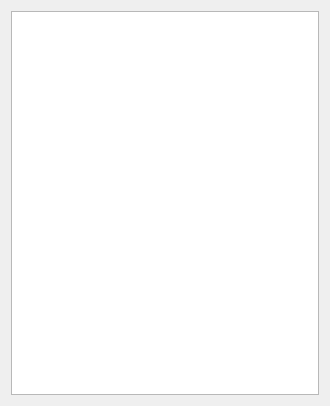
<?xml version="1.0" encoding="UTF-8"?>
<ui version="4.0">
 <class>DialogGenesListView</class>
 <widget class="QDialog" name="DialogGenesListView">
  <property name="geometry">
   <rect>
    <x>0</x>
    <y>0</y>
    <width>330</width>
    <height>406</height>
   </rect>
  </property>
  <property name="windowTitle">
   <string>DialogGenesListView</string>
  </property>
  <layout class="QHBoxLayout" name="horizontalLayout">
   <item>
    <widget class="QListView" name="listView"/>
   </item>
  </layout>
 </widget>
 <resources/>
 <connections/>
</ui>
